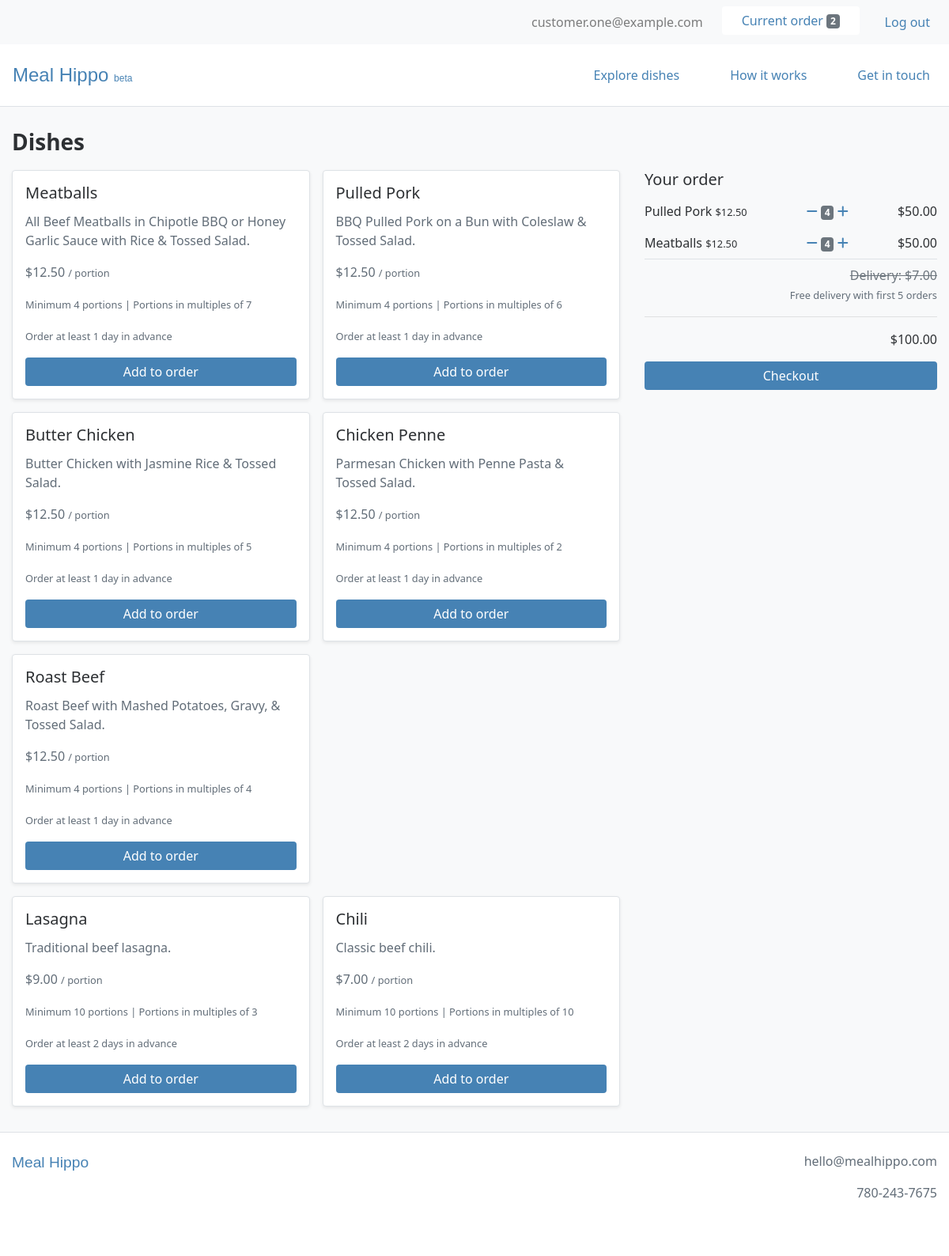
The app's page /order/items (signed in), older data.
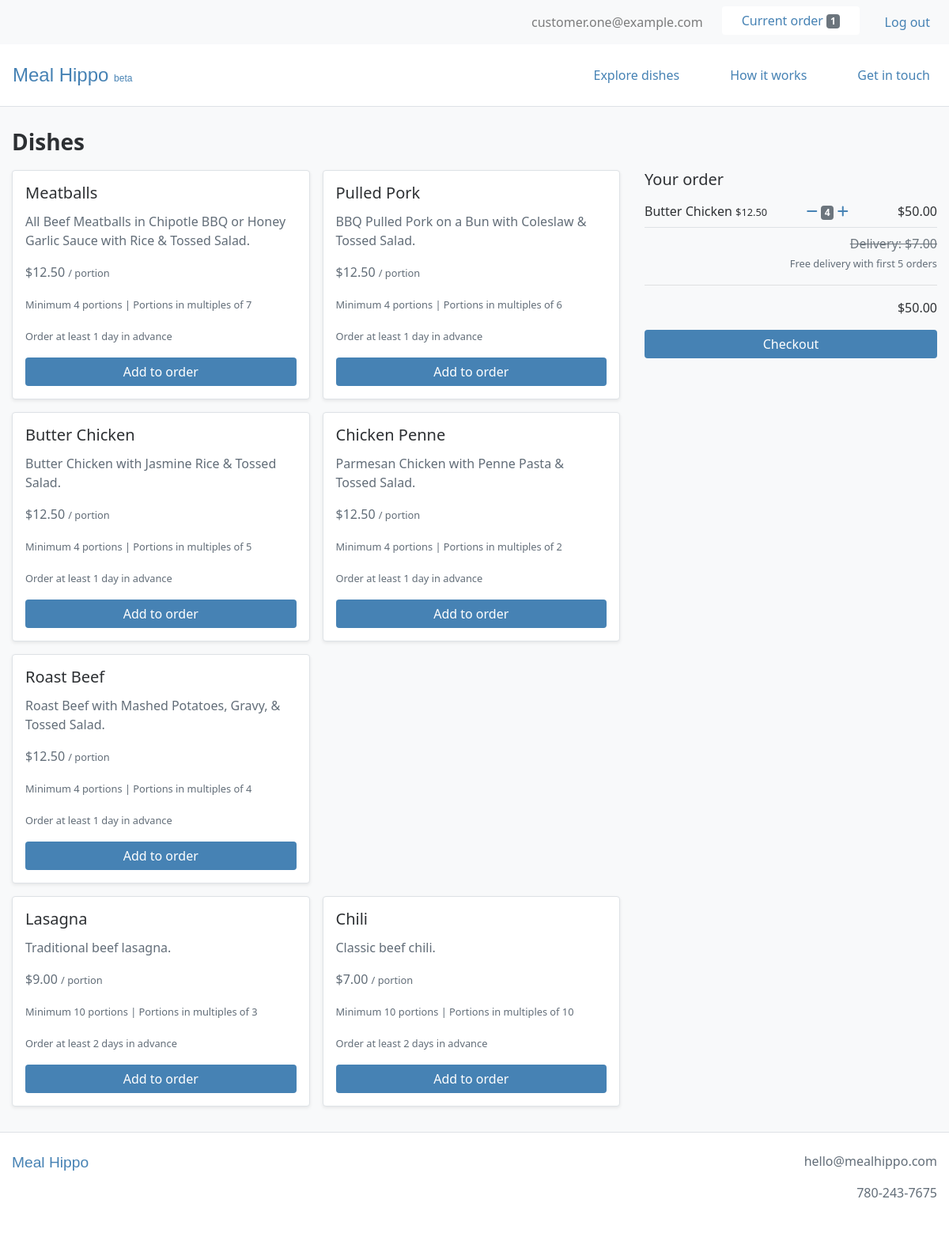
The same page, newer data.
### users/models.py (models this page shows, shortened)
class CustomUser(AbstractBaseUser):
    email = models.EmailField(unique=True)
    is_active = models.BooleanField(default=True)
    is_admin = models.BooleanField(default=False)
    objects = CustomUserManager()
    USERNAME_FIELD = 'email'
    REQUIRED_FIELDS = []

### webplatform/models.py (models this page shows, shortened)
class Order(models.Model):
    user = models.ForeignKey(settings.AUTH_USER_MODEL, on_delete=models.CASCADE)
    items = models.ManyToManyField(OrderItem)
    delivery_date = models.DateField(null=True)
    delivery_time = models.TimeField(null=True)
    is_completed = models.BooleanField(default=False)
    payment = models.ForeignKey(Payment, on_delete=models.SET_NULL, blank=True, null=True)
    created_at = models.DateTimeField(auto_now_add=True)
    modified_at = models.DateTimeField(auto_now=True)
    def get_total_order_price(self):
        total_order_price = 0
        for item in self.items.all():
            total_order_price += item.get_total_item_price()
        return total_order_price

class Item(models.Model):
    supplier = models.ForeignKey(Supplier, on_delete=models.CASCADE)
    name = models.CharField(max_length=100)
    description = models.TextField()
    price = models.FloatField()
    minimum_portions = models.IntegerField(blank=True, null=True)
    portion_increment = models.IntegerField(blank=True, null=True)
    minimum_lead_time = models.IntegerField(blank=True, null=True)
    is_active = models.BooleanField()
    created_at = models.DateTimeField(auto_now_add=True)
    modified_at = models.DateTimeField(auto_now=True)
    def get_add_to_order_url(self):
        return reverse("webplatform:add_to_order", kwargs={'pk': self.pk})
    def get_remove_from_order_url(self):
        return reverse("webplatform:remove_from_order", kwargs={'pk': self.pk})

class OrderItem(models.Model):
    user = models.ForeignKey(settings.AUTH_USER_MODEL, on_delete=models.CASCADE)
    item = models.ForeignKey(Item, on_delete=models.CASCADE)
    quantity = models.IntegerField(default=1)
    is_completed = models.BooleanField(default=False)
    def get_total_item_price(self):
        return self.quantity * self.item.price

### webplatform/views.py (the view)
# urls.py: path('order/items', views.OrderItemsView.as_view(), name='order_items_view'),
class OrderItemsView(ListView):
    model = models.Supplier
    template_name = 'webplatform/order_items_view.html'
    context_object_name = 'active_suppliers'
    def get_queryset(self):
        return models.Supplier.objects.filter(is_active=True)
    def get_context_data(self, **kwargs):
        context = super().get_context_data(**kwargs)
        if self.request.user.is_authenticated:
            order_qs = models.Order.objects.filter(user=self.request.user, is_completed=False)
            if order_qs.exists():
                order = order_qs[0]
                context['order'] = order
                order_items = order.items.all()
                context['order_items'] = order_items
        return context

### webplatform/templatetags/cart_templatetags.py (called while the page is built)
@register.filter
def cart_item_count(user):
    if user.is_authenticated:
        queryset = models.Order.objects.filter(user=user, is_completed=False)
        if queryset.exists():
            return queryset[0].items.count()
    return 0

### webplatform/templates/webplatform/order_items_view.html (shortened to what this page needs)
{% extends 'base.html' %}
{% load static %}
{% load humanize %}
{% block content %}
<div class="container-fluid bg-light py-3">
  <div class="row">
    {% if order_items %}
      <div class="col-8 pr-0">
    {% else %}
      <div class="col pr-0">
    {% endif %}
      <div class="container-fluid p-0">
        <h3><b>Dishes</b></h3>
        {% for active_supplier in active_suppliers %}
          <div class="row m-0 p-0">
              {% for item in active_supplier.item_set.all %}
                <div class="col-lg-6 col-12 mb-3 m-0 p-0">
                  <div class="card mr-3 p-3 border rounded shadow-sm">
                    <h5 class="card-title">{{ item.name }}</h5>
                    <p class="card-text">{{ item.description }}</p>
                    <p class="card-text">${{ item.price|floatformat:2|intcomma }} <small>/ portion</small></p>
                    <p class="card-text"><small>
                      Minimum {{ item.minimum_portions }} {% if item.minimum_portions > 1 %}portions{% else %}portion{% endif %}
                      {% if item.portion_increment > 1 %} | Portions in multiples of {{ item.portion_increment }}{% endif %}
                    </small></p>
                    <p class="card-text"><small>Order at least {{ item.minimum_lead_time }} {% if item.minimum_lead_time > 1 %}days{% else %}day{% endif %} in advance</small></p>
                    {% if user.is_authenticated %}
                      <a href="{{ item.get_add_to_order_url }}" class="btn btn-primary w-100">Add to order</a>
                    {% else %}
                      <a href="{% url 'login' %}?next={% url 'webplatform:order_items_view' %}" class="btn btn-primary w-100">Add to order</a>
                    {% endif %}
                  </div>
                </div>
              {% endfor %}
          </div>
        {% endfor %}
      </div>
    </div>
    {% if order_items %}
      <div class="col-4 mt-5 pt-3">
        <div class="sticky-top">
          <h5>
            Your order
          </h5>
          <div class="container">
            {% for order_item in order_items %}
              <div class="row py-2">
                <div class="col-xl-6 text-xl-left px-0">
                  {{ order_item.item.name }} <small class="mr-3">${{ order_item.item.price|floatformat:2|intcomma }}</small>
                </div>
                <div class="col-xl-3 text-xl-center px-0">
                  <a href="{{ order_item.item.get_remove_from_order_url }}"><i class="fas fa-minus"></i></a>
                  <span class="badge badge-secondary">{{ order_item.quantity }}</span>
                  <a href="{{ order_item.item.get_add_to_order_url }}"><i class="fas fa-plus"></i></a>
                </div>
                <div class="col-xl-3 text-xl-right px-0">
                  ${{ order_item.get_total_item_price|floatformat:2|intcomma }}
                </div>
              </div>
            {% endfor %}
          </div>
          <div class="container">
            <div class="row border-top py-2 mb-2">
              <div class="col text-xl-right px-0">
                <s class="text-secondary">Delivery: $7.00</s>
                <p><small>Free delivery with first 5 orders</small></p>
                <hr>
                ${{ order.get_total_order_price|floatformat:2|intcomma }}
              </div>
            </div>
          </div>
          <a href="{% url 'webplatform:order_timing_view' %}" class="btn btn-primary w-100">Checkout</a>
        </div>
      </div>
    {% endif %}
  </div>
</div>
{% endblock %}

### templates/base.html (shortened to what this page needs)
{% load static %}
{% load cart_templatetags %}
<!DOCTYPE html>
<html lang="en" dir="ltr">
  <head>
    <link rel="stylesheet" href="https://stackpath.bootstrapcdn.com/bootstrap/4.4.1/css/bootstrap.min.css">
    <link rel="stylesheet" type="text/css" href="{% static 'style.css' %}">
  </head>
  <body>
    {% if user.is_authenticated %}
      <nav class="navbar navbar-expand-md navbar-light bg-light">
          <ul class="navbar-nav ml-md-auto mx-md-0 mx-auto text-md-left text-center">
            <li class="nav-item ml-4">
              <span class="navbar-text">
                {{ request.user.email }}
              </span>
            </li>
            <li class="nav-item ml-4">
              <a href="{% url 'webplatform:order_items_view' %}">
                <button type="button" class="btn btn-light bg-white">
                  Current order <span class="badge badge-secondary">{{ request.user|cart_item_count }}</span>
                </button>
              </a>
            </li>
            <li class="nav-item ml-4">
              <a class="nav-link" href="{% url 'logout' %}">Log out</a>
            </li>
          </ul>
      </nav>
    {% endif %}
    <nav class="navbar navbar-expand-md navbar-light py-3 border-bottom">
      <a class="navbar-brand" href="{% url 'webplatform:home_view' %}">Meal&nbsp;Hippo <small style="font-size: 0.5em;">beta</small></a>
      <div class="collapse navbar-collapse" id="navbarText">
        <ul class="navbar-nav ml-auto">
          <li class="nav-item ml-5">
            <a class="nav-link" href="{% url 'webplatform:order_items_view' %}">Explore dishes</a>
          </li>
          <li class="nav-item ml-5">
            <a class="nav-link" href="{% url 'webplatform:support_view' %}">How it works</a>
          </li>
          <li class="nav-item ml-5">
            <a class="nav-link" href="{% url 'webplatform:contact_view' %}">Get in touch</a>
          </li>
        </ul>
      </div>
    </nav>
    {% block content %}
    {% endblock %}
    <footer>
      <div class="container-fluid text-center py-4 mb-5 border-top">
        <div class="row">
          <div class="col-sm text-sm-left mb-4">
            <span class="logo">
              <a href="{% url 'webplatform:home_view' %}">Meal&nbsp;Hippo</a>
            </span>
          </div>
          <div class="col-sm text-sm-right">
            <p>hello@mealhippo.com</p>
            <p>780-243-7675</p>
          </div>
        </div>
      </div>
    </footer>
  </body>
</html>

### static/style.css (style rules this page uses)
body { color: #2D3033; font-family: "Lucida Grande", "Lucida Sans Unicode", "Lucida Sans", "Segoe UI", Geneva, Frutiger, Verdana, "Helvetica Neue", Arial, sans-serif; font-size: 16px; }
p { color: #626d78; }
a, .btn-link { color: steelblue; }
h1, h2, h3 { line-height: 2em; }
.navbar-light .navbar-brand, .logo a { color: steelblue; font-size: 1.5em; font-family: "Arial Rounded MT Bold", "Helvetica Rounded", Arial, sans-serif; }
.logo a { font-size: 1.2em; }
.navbar-nav .nav-item a.nav-link { color: steelblue; }
.btn-primary { background: steelblue; border: none; padding-left: 25px; padding-right: 25px; }
.btn-light { color: steelblue; border: none; padding-left: 25px; padding-right: 25px; }

Row changes from the older to the newer data that the page shows:
no longer on this page (row edited): OrderItem: item.name "Pulled Pork", item.price "12.50", quantity "4", get_total_item_price "50.00"
no longer on this page (row edited): OrderItem: item.name "Meatballs", item.price "12.50", quantity "4", get_total_item_price "50.00"
removed Order: get_total_order_price "100.00"
changed CustomUser "customer.one@example.com": user|cart_item_count "2" → "1"
added OrderItem: item.name "Butter Chicken", item.price "12.50", quantity "4", get_total_item_price "50.00"
added Order: get_total_order_price "50.00"
